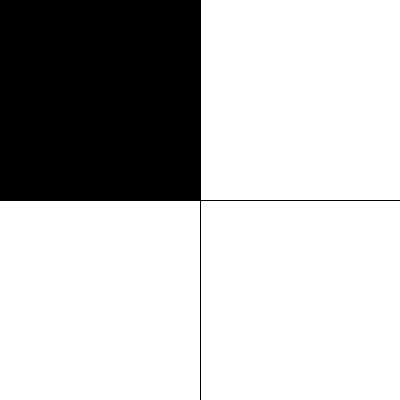
Frame 1 (no input)
Frame 60 (the mouse pressed at the canvas centre just before this capture): identical to frame 1, image omitted
Frame 120 (the mouse held since frame 60 and released just before this capture): blank canvas, image omitted

The Processing sketch that drew this single still picture (run headless with seeded random() and noise(); from frame 60 on, the mouse is pressed at the canvas centre):

// Processing sketch: blackscquares
// ── blackscquares.pde


void setup(){
  size(400,400);
  fill(0);
}

void draw(){
  background(255);
  line(width/2.0,0,width/2.0,height);
  line(0,height/2.0,width,height/2.0);
  
  
  if(mouseX <= width/2.0 && mouseY<= height/2.0){
    rect(0,0,width/2.0,height/2.0);
  }
  if(mouseX >= width/2.0 && mouseY<= height/2.0){
    rect(width/2.0,0,width/2.0,height/2.0);
  }
  if(mouseX >= width/2.0 && mouseY>= height/2.0){
    rect(width/2.0,height/2.0,width/2.0,height/2.0);
  }
  if(mouseX <= width/2.0 && mouseY>= height/2.0){
    rect(0,height/2.0,width/2.0,height/2.0);
  }

}
